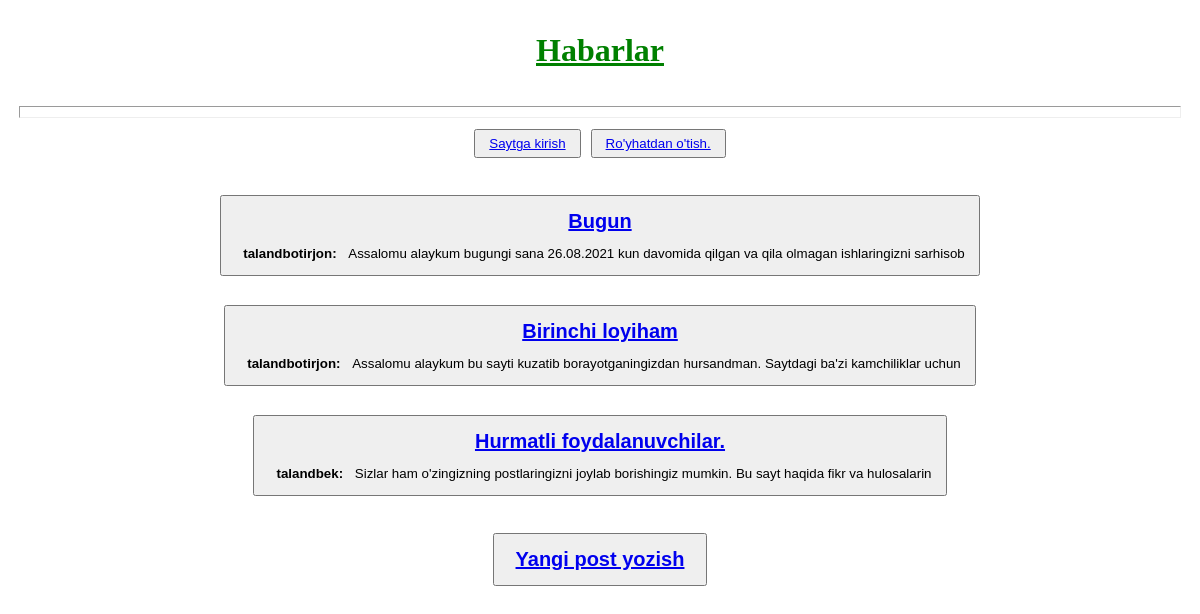
Before: / with the older database file.
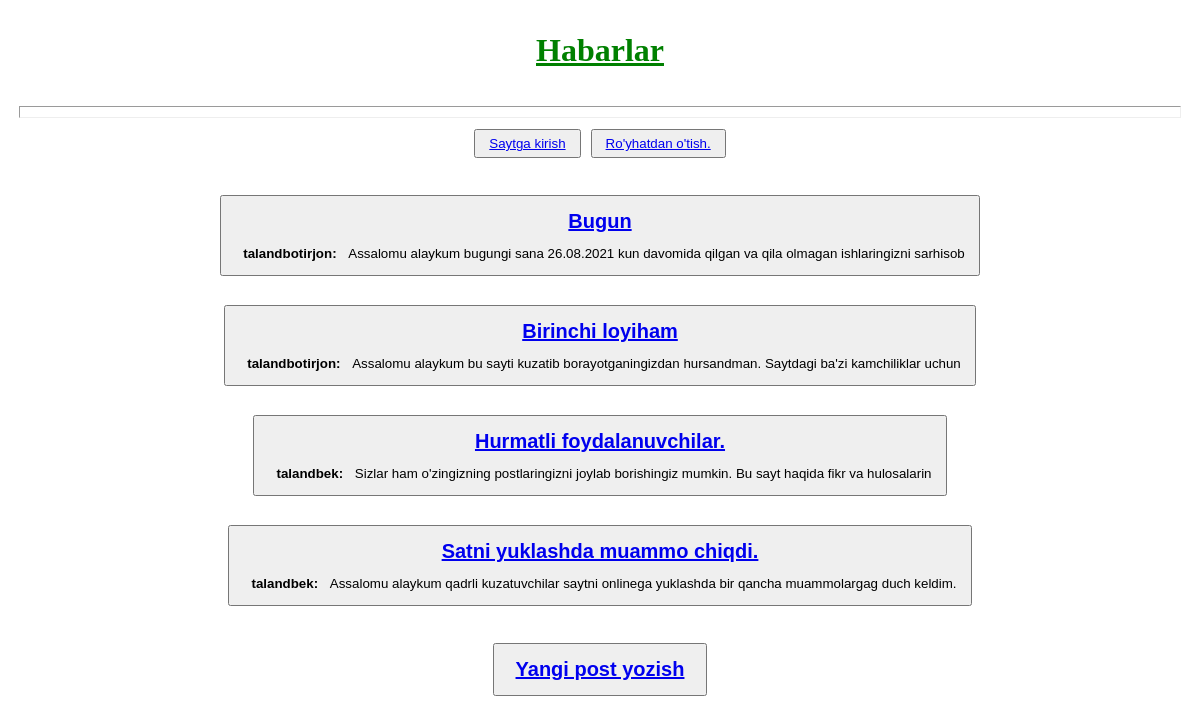
After: the same page with the newer database file.
### blog/models.py (models this page shows, shortened)
class Post(models.Model):
    title = models.CharField(max_length=200)
    author = models.ForeignKey(
        'auth.User',
        on_delete=models.CASCADE
    )
    body = models.TextField()

### blog/views.py (the view)
# urls.py: path('', BlogListView.as_view(), name = 'home'),
class BlogListView(ListView):
    model = Post
    template_name = 'home.html'

### templates/home.html
{% extends 'base.html' %}
{% block content %}
    {% for post in object_list %}
        <div class="post-entry" >
            <button>
            <h2><a href="{% url 'post_detail' post.pk %}" >{{ post.title }}</a></h2>
            <p>
                <b>{{ post.author }}: </b>
                {{ post.body | slice:":100" }}</p>
            </button>
        </div>
    {% endfor %}
{% endblock content %}

### templates/base.html (shortened to what this page needs)
{% load static %}
<!DOCTYPE html>
<html lang="en" xmlns="http://www.w3.org/1999/html">
<head>
    <link rel="stylesheet" href="{% static 'css/base.css' %}" >
</head>
<body>
    <header>
        <h1><a href="{% url 'home' %}" > Habarlar</a></h1>
    </header>
    <br>
    <hr style="color: red" >
    {% if user.is_authenticated %}
        <p>Xush kelibsiz:  {{ user.username }}! </p>
        <button><a href="{% url 'logout' %}">Chiqib ketish</a></button>
    {% else %}
        <p>
            <button><a href="{% url 'login' %}">Saytga kirish </a></button>
            <button><a href="{% url 'signup' %}">Ro'yhatdan o'tish. </a></button>
        </p>
    {% endif %}
    <div>
        {% block content %}
        {% endblock content %}
    </div>
    <footer>
        <button>
            <h2>
                <a href="{% url 'post_new' %}" >
                    Yangi post yozish
                </a>
            </h2>
        </button>
    </footer>
</body>
</html>

### static/css/base.css (style rules this page uses)
* { margin: 3px; padding: 5px; text-align: center; }
header h1 a { padding: 5px 10px; color: green; text-align: center; }
div { padding: 10px 15px ; }

Changed rows visible on the page:
added Post: title "Satni yuklashda muammo chiqdi.", author "talandbek", body "Assalomu alaykum qadrli kuzatuvchilar saytni onlinega yuklashda bir qancha muammolargag duch keldim."
